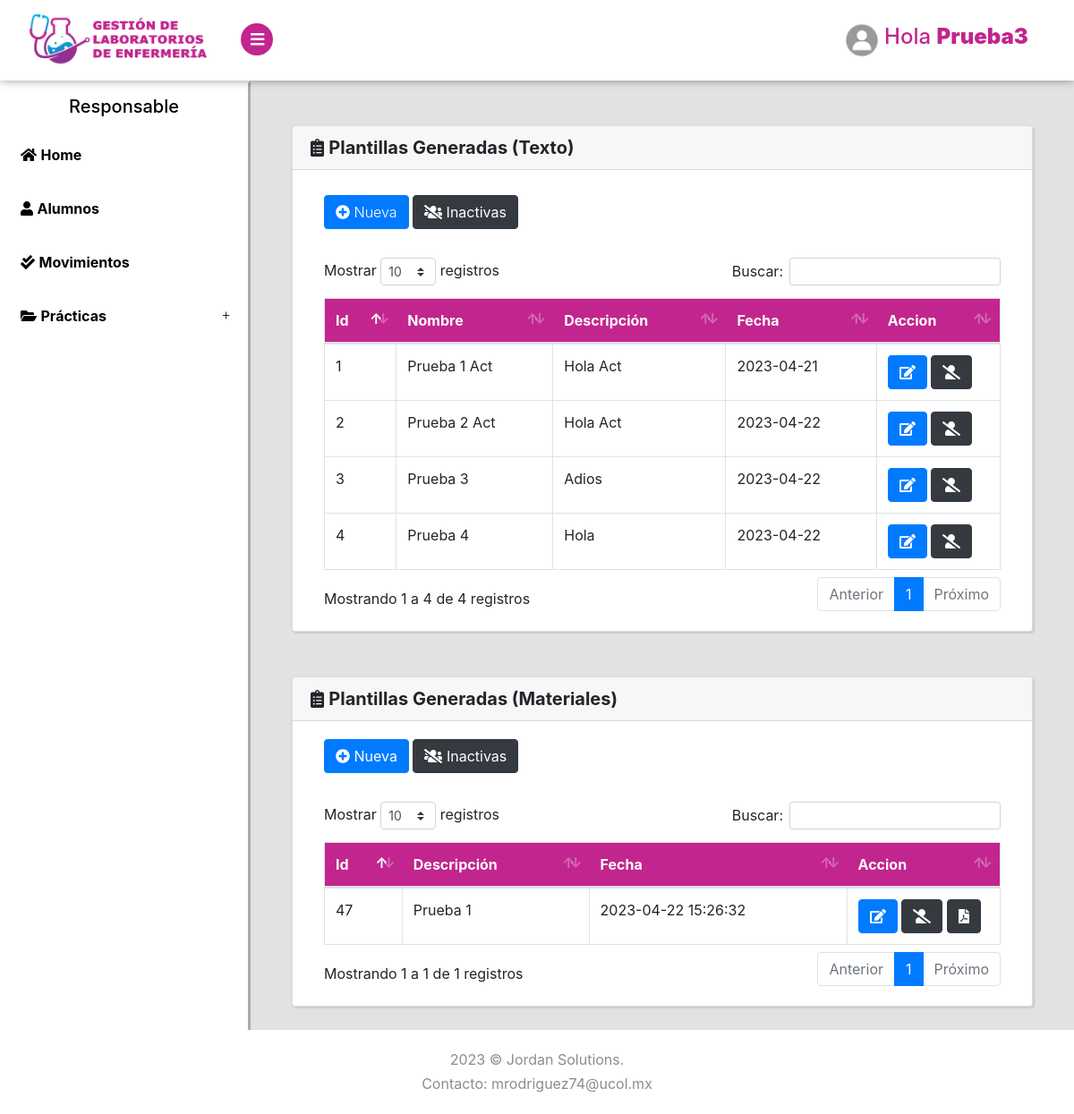
The page /Practicas/Plantillas (signed in) on the database its author committed.
### tables this page shows
CREATE TABLE `plantillas` (
  `id` int(11) NOT NULL,
  `nombre` varchar(200) NOT NULL,
  `descripcion` varchar(500) NOT NULL,
  `objetivo` varchar(300) NOT NULL,
  `requisitos` varchar(300) NOT NULL,
  `formato` varchar(100) NOT NULL,
  `estado` int(11) NOT NULL DEFAULT 1,
  `fecha` date NOT NULL DEFAULT current_timestamp()
);

CREATE TABLE `cotizaciones` (
  `id` int(11) NOT NULL,
  `descripcion` varchar(500) NOT NULL,
  `total` int(11) NOT NULL,
  `estado` tinyint(4) NOT NULL DEFAULT 1,
  `fecha` datetime NOT NULL DEFAULT current_timestamp()
);

### Libraries/Core/Views.php (called while the page is built)
<?php
class Views{
    function getView($controller, $view, $alert="", $data1 = "", $data2 = "", $data3 = "", $data4 = "", $data5 = "")
    {
        $controller = get_class($controller);
        if ($controller == "Login") {
            $view = "Views/".$view.".php";
        }else{
            $view = "Views/" . $controller . "/" . $view . ".php";
        }
        require_once($view);
    }
}
?>

### Controller/Practicas.php (called while the page is built, shortened)
<?php
class Practicas extends Controllers{
    public function Plantillas()
    {
        $data1 = $this->model->selectPlantillas();
        $data2 = $this->model->selectPlantillasM();
        $this->views->getView($this, "Plantillas", "", $data1, $data2);
    }
}
?>

### index.php (called while the page is built, shortened)
<?php
require_once("Helpers/Helpers.php");
require_once("Libraries/Core/Load.php");
?>

### Helpers/Helpers.php (called while the page is built, shortened)
<?php
function base_url()
{
    return BASE_URL;
}
?>

### Libraries/Core/Mysql.php (called while the page is built, shortened)
<?php
class Mysql extends Conexion{
    private $conexion;
    function __construct()
    {
        $this->conexion = new Conexion();
        $this->conexion = $this->conexion->conect();
    }
    public function select_all(string $query){
        $this->strquery = $query;
        $result = $this->conexion->prepare($this->strquery);
        $result->execute();
        $data = $result->fetchall(PDO::FETCH_ASSOC);
        return $data;
    }
}
?>

### Libraries/Core/Conexion.php (called while the page is built)
<?php
class Conexion{
    private $conect;
    public function __construct()
    {
      $conexion = "mysql:host=".HOST.";dbname=".BD.";.CHARSET.";
      try {
          $this->conect = new PDO($conexion, DB_USER, PASS);
          $this->conect->setAttribute(PDO::ATTR_ERRMODE, PDO::ERRMODE_EXCEPTION);
      } catch (PDOException $e) {
          $this->conect = "Error en la conexion";
          echo "Error: " . $e->getMessage();
      }
    }
    public function conect()
    {
        return $this->conect;
    }
}
?>

### Models/PracticasModel.php (called while the page is built, shortened)
<?php
class PracticasModel extends Mysql{
    public function selectPlantillas()
    {
        $sql = "SELECT * FROM plantillas WHERE estado = 1";
        $res = $this->select_all($sql);
        return $res;
    }
    public function selectPlantillasM()
    {
        $sql = "SELECT * FROM cotizaciones WHERE estado = 1";
        $res = $this->select_all($sql);
        return $res;
    }
}
?>

### Views/Practicas/Plantillas.php (the view, shortened to what this page needs)
<?php if($_SESSION['rol'] <= 1){ ?>
<div class="page-content bg-light">
    <section>
        <div class="container-fluid container-fluidwelcome"  >
            <div class="row">
                <div class="col-lg-4 mt-2">
                </div>
                <div class="col-lg-4 mt-2">
                <img src="../assets/img/unicornio.png" style="height: 400px; ">
                <h2 class="h5 no-margin-bottom" style="text-align: center">Error: No tienes autorización para ingresar a esta página</h2>
                </div>
                <div class="col-lg-4 mt-2">
                </div>
            </div>
        </div>
    </section>
</div>
<?php }  else { ?>
<div class="page-content">
    <section>
        <div class="card container-fluid2">
            <h5 class="card-header"><i class="fas fa-clipboard-list"></i> <strong>Plantillas Generadas (Texto)</strong></h5>
            <div class="card-body">
                <div class="container-fluid ">
                    <div class="row">
                        <div class="col-lg-12 mt-2">
                            <div class="row">
                                <div class="col-lg-8 mb-2">
                                    <button class="btn btn-primary" type="button" data-toggle="modal" data-target="#nueva_practica"><i class="fas fa-plus-circle"></i> Nueva</button>
                                    <a href="<?php echo base_url(); ?>Practicas/Eliminado" class="btn btn-dark"><i class="fas fa-users-slash"></i> Inactivas</a>
                                </div>
                                <div class="col-lg-4">
                                </div>
                            </div>
                            <div class="table-responsive mt-4">
                                <table class="table table-hover table-bordered" id="Table">
                                    <thead class="thead-personality">
                                        <tr>
                                            <th>Id</th>
                                            <th>Nombre</th>
                                            <th>Descripción</th>
                                            <th>Fecha</th>
                                            <th>Accion</th>
                                        </tr>
                                    </thead>
                                    <tbody>
                                        <?php foreach ($data1 as $lista) { ?>
                                            <tr>
                                                <td><?php echo $lista['id']; ?></td>
                                                <td><?php echo $lista['nombre']; ?></td>
                                                <td><?php echo $lista['descripcion']; ?></td>
                                                <td><?php echo $lista['fecha']; ?></td>
                                                <td>
                                                    <a href="<?php echo base_url() ?>Practicas/Teditar?id=<?php echo $lista['id']; ?>" class="btn btn-primary"><i class="fas fa-edit"></i></a>
                                                    <form action="<?php echo base_url() ?>Practicas/Teliminar?id=<?php echo $lista['id']; ?>" method="post" class="d-inline elim">
                                                        <button type="submit" class="btn btn-dark"><i class="fas fa-user-slash"></i></button>
                                                    </form>
                                                </td>
                                            </tr>
                                        <?php } ?>
                                    </tbody>
                                </table>
                            </div>
                        </div>
                    </div>
                </div>
            </div>
        </div>
        <div class="card container-fluid2">
            <h5 class="card-header"><i class="fas fa-clipboard-list"></i> <strong>Plantillas Generadas (Materiales)</strong></h5>
            <div class="card-body">
                <div class="container-fluid ">
                    <div class="row">
                        <div class="col-lg-12">
                            <div class="row">
                                <div class="col-lg-8 mb-2">
                                    <a href="<?php echo base_url(); ?>Practicas/Mplantilla" class="btn btn-primary"><i class="fas fa-plus-circle"></i> Nueva</a>
                                    <a href="<?php echo base_url(); ?>Practicas/Eliminado" class="btn btn-dark"><i class="fas fa-users-slash"></i> Inactivas</a>
                                </div>
                                <div class="col-lg-4">
                                </div>
                            </div>
                            <div class="table-responsive mt-4">
                                <table class="table table-hover table-bordered" id="Table2">
                                    <thead class="thead-personality">
                                        <tr>
                                            <th>Id</th>
                                            <th>Descripción</th>
                                            <th>Fecha</th>
                                            <th>Accion</th>
                                        </tr>
                                    </thead>
                                    <tbody>
                                        <?php foreach ($data2 as $materiales) { ?>
                                            <tr>
                                                <td><?php echo $materiales['id']; ?></td>
                                                <td><?php echo $materiales['descripcion']; ?></td>
                                                <td><?php echo $materiales['fecha']; ?></td>
                                                <td>
                                                    <a href="<?php echo base_url() ?>Practicas/Meditar?id=<?php echo $materiales['id']; ?>" class="btn btn-primary"><i class="fas fa-edit"></i></a>
                                                    <form action="<?php echo base_url() ?>Practicas/Meliminar?id=<?php echo $materiales['id']; ?>" method="post" class="d-inline elim">
                                                        <button type="submit" class="btn btn-dark"><i class="fas fa-user-slash"></i></button>
                                                    </form>
                                                    <a href="<?php echo base_url(); ?>Practicas/ver?id=<?php echo $materiales['id']; ?>" target="_blank" rel="noopener noreferrer" class="btn btn-dark"><i class="fa fa-file-pdf"></i></a>
                                                </td>
                                            </tr>
                                        <?php } ?>
                                    </tbody>
                                </table>
                            </div>
                        </div>
                    </div>
                </div>
            </div>
        </div>
    </section>
</div>
<?php } ?>

### Assets/css/style.default.css (style rules this page uses)
:root { --blue: #15c2e9; --graylight: #e2e2e2; --grayheader: #F7F7F7; --lavanda: #c2258e; --black: #000; --white: #fff; }
body { position: relative; }
section { padding: 0 1rem; }
a { -webkit-transition: all 0.3s; transition: all 0.3s; display: inline-block; }
button { cursor: pointer; }
i, span, strong { display: inline-block; }
.card { margin-bottom: 30px; -webkit-box-shadow: 2px 2px 2px rgba(0, 0, 0, 0.1), -1px 0 2px rgba(0, 0, 0, 0.05); box-shadow: 2px 2px 2px rgba(0, 0, 0, 0.1), -1px 0 2px rgba(0, 0, 0, 0.05); }
.page-content { position: relative; background: var(--graylight); min-height: 100vh; width: calc(100% - 280px); padding: 0; padding-bottom: 70px; }
button, input[type="submit"] { cursor: pointer; font-family: inherit; font-weight: 300 !important; }
.table { margin-bottom: 0; color: #8a8d93; }
.table td, .table th { border-color: #343a40; }
.table thead th { border: none; }
.table-bordered td, .table-bordered th { border-color: #343a40; }
.btn { font-weight: 400; border: 1px solid transparent; padding: 0.45rem 0.75rem; font-size: 1rem; line-height: 1.5; border-radius: 0.25rem; -webkit-transition: color 0.15s ease-in-out, background-color 0.15s ease-in-out, border-color 0.15s ease-in-out, -webkit-box-shadow 0.15s ease-in-out; transition: color 0.15s ease-in-out, background-color 0.15s ease-in-out, border-color 0.15s ease-in-out, -webkit-box-shadow 0.15s ease-in-out; transition: color 0.15s ease-in-out, background-color 0.15s ease-in-out, border-color 0.15s ease-in-out, box-shadow 0.15s ease-in-out; transition: color 0.15s ease-in-out, background-color 0.15s ease-in-out, border-color 0.15s ease-in-out, box-shadow 0.15s ease-in-out, -webkit-box-shadow 0.15s ease-in-out; }
.btn-primary { color: color-yiq(#db6574); background-color: #db6574; border-color: #db6574; }
.btn-dark { color: color-yiq(#212529); background-color: #212529; border-color: #212529; }
body { font-family: "Muli", sans-serif; font-size: 1rem; font-weight: 400; line-height: 1.5; color: #8a8d93; background-color: #fff; }
a { color: #db6574; text-decoration: none; }
h1, h2, h3, h4, h5, h6, .h1, .h2, .h3, .h4, .h5, .h6 { margin-bottom: 0.5rem; font-family: inherit; font-weight: 700; line-height: 1.2; color: inherit; }
h5, .h5 { font-size: 1.1rem; }
.card { background-color: #2d3035; border: 1px solid #34373d; border-radius: 0; }
.card-body { padding: 1.25rem; }
.card-header { padding: 0.75rem 1.25rem; background-color: rgba(0, 0, 0, 0.03); border-bottom: 1px solid #34373d; }
.card-header:first-child { border-radius: 0 0 0 0; }
.container-fluid2 { margin: 50px 30px; }
.thead-personality { background: var(--lavanda); color: var(--white); }

### rows shown on the page
plantillas: id "1", nombre "Prueba 1 Act", descripcion "Hola Act", fecha "2023-04-21"
plantillas: id "2", nombre "Prueba 2 Act", descripcion "Hola Act", fecha "2023-04-22"
plantillas: id "3", nombre "Prueba 3", descripcion "Adios", fecha "2023-04-22"
plantillas: id "4", nombre "Prueba 4", descripcion "Hola", fecha "2023-04-22"
cotizaciones: id "47", descripcion "Prueba 1", fecha "2023-04-22 15:26:32"

### other values the page prints
$_SESSION['nombre'] "Prueba3"
